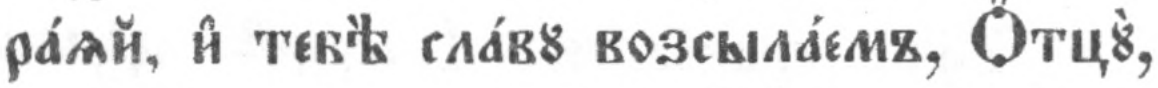
#> input picture data/real-lines/eval/Trebnik_CSL_SPC_p0021_l009.png, 1158 x 88 px
$ python -i cu_make_training_data.py   (imports and definitions only)
#> lines starting #> are read from the running program, lines starting #| are printed output that depends on the picture
#!/usr/bin/env python3
"""
cu_make_training_data.py

Turn the slavonic/cu-md-sandbox Markdown corpus into Tesseract LSTM
training pairs, rendered across SEVERAL Church Slavonic typefaces so the
model learns the text, not one face.

For every (line, font) it writes a matched pair:

    <out>/<id>_<fonttag>.gt.txt   one line of normalized CU text
    <out>/<id>_<fonttag>.png      that exact line in that face

Rendering goes through Pillow's RAQM layout engine (HarfBuzz), so the
font's GPOS mark positioning is honoured: titlo, pokrytie, stacked
breathing+accent, superscript letters. tesseract's own text2image is
avoided because its older shaping path mispositions stacked Cyrillic marks.

Two safety nets, because mixing heterogeneous CU faces is where silent
data poisoning creeps in:
  * font resolution warns if fontconfig substitutes a fallback face
    (asking for an uninstalled family yields tofu, not an error);
  * each line is checked against each font's actual cmap coverage and
    skipped for any face that lacks a needed glyph (needs fonttools).

Requires:
    pip install pillow numpy fonttools
    python3 -c "from PIL import features; print(features.check('raqm'))"  # True
"""

import argparse
import random
import re
import shutil
import subprocess
import sys
import unicodedata
from collections import Counter
from pathlib import Path

# ---------------------------------------------------------------- cleaning ---

RE_LINK  = re.compile(r"!?\[[^\]]*\]\([^)]*\)")  # [text](url) / [!image](path): hex
                                                 # filenames, png/media, Рисунок NN -> junk
RE_URL   = re.compile(r"https?://[^\s;,)\]]+")   # bare URLs, keep trailing punctuation
RE_META  = re.compile(r"\{\{.*?\}\}", re.S)      # {{liturgical=... tone=...}}
RE_FOLIO = re.compile(r"<<.*?>>", re.S)          # <<73>>  folio markers
RE_NOTE  = re.compile(r"\[\[.*?\]\]", re.S)      # [[Ѱ. є҃]] citations / notes
RE_HEAD  = re.compile(r"^#+\s*", re.M)           # markdown headings, if any
RE_WS    = re.compile(r"[ \t]+")
# Inline markup delimiters/markers, none of them CU text (verified against the corpus):
#   ~ block start   = rubric   * ` emphasis   _ italic   + variable/emphasis (patriarch
#   names, "Зри")   ^ decorated-initial marker   \ markdown escape before [ ]
# All are deleted while their surrounding text is kept. NB the corpus's underscores are
# italic markers, not the scans' hyphenation char, so they are stripped here; '_' is
# still allow-listed below for the scan/fine-tune domain.
MARKUP_CHARS = str.maketrans("", "", "~=*`_+^\\")


# [37 lines left out: functions clean, build_allowed, paragraphs, not called in this run]


# Church Slavonic vowels (base letters) -- to bias hyphenation toward syllable breaks.
VOWELS = set("аеѣиіїоᲂѡꙋуюыэєѧѫѩѭѵꙗ")

# Codepoint ranges rare enough that --limit's early cutoff can silently drop every
# occurrence of some of them: the Typicon (liturgical) symbols and the "lettered
# titlo" -- superscript combining Cyrillic letters used to spell out words
# abbreviated under a titlo. Every such codepoint that appears anywhere in the
# corpus is guaranteed a line in the ground truth regardless of --limit.
RARE_RANGES = [(0x1F540, 0x1F548), (0x2DE0, 0x2E00)]


def rare_chars(line: str) -> set:
    return {ch for ch in line if any(lo <= ord(ch) < hi for lo, hi in RARE_RANGES)}


# [91 lines left out: functions grapheme_starts, split_word, wrap, samples, not called in this run]


# ------------------------------------------------------------------ fonts ---

def sanitize(s: str) -> str:
    return re.sub(r"[^A-Za-z0-9]+", "", s) or "font"


# [55 lines left out: functions resolve_font, coverage, make_renderer, not called in this run]


def degrade(path: Path):
    import random
    from PIL import Image, ImageFilter
    import numpy as np
    im = Image.open(path).convert("L")
#> im is the input picture: PIL image 1158x88 L; min 57, max 255, mean 226.3
    im = im.rotate(random.uniform(-1.5, 1.5), expand=True, fillcolor=255,
                   resample=Image.BICUBIC)
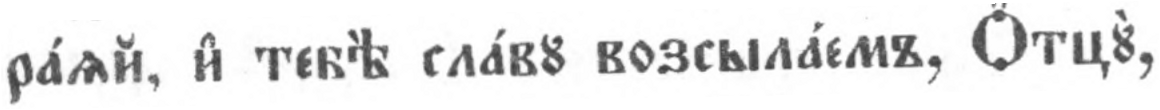
#> im: PIL image 1160x110 L; min 58, max 255, mean 231.8
    im = im.filter(ImageFilter.GaussianBlur(random.uniform(0.3, 0.8)))
    arr = np.asarray(im).astype("float32") + np.random.normal(
        0, random.uniform(4, 10), (im.size[1], im.size[0]))
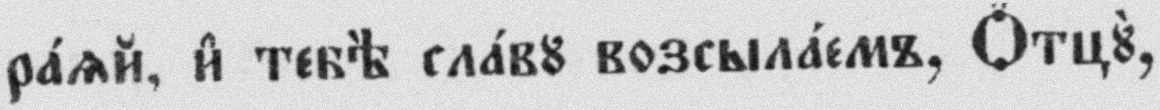
#> arr: shape (110, 1160) float64; min 45.34, max 283, mean 231.8; drawn with min black and max white
    Image.fromarray(arr.clip(0, 255).astype("uint8")).save(path)


# -------------------------------------------------------------------- main ---

# [147 lines left out: function main, not called in this run]


# [2 lines not run here, left out]

>>> result = degrade('../data/real-lines/eval/Trebnik_CSL_SPC_p0021_l009.png')

$ run again, on data/real-lines/eval/Trebnik_CSL_SPC_p0021_l020.png
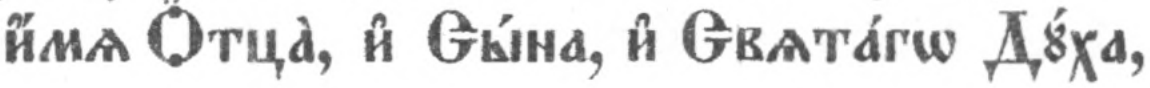
#> input picture data/real-lines/eval/Trebnik_CSL_SPC_p0021_l020.png, 1150 x 88 px
#> in degrade, im is the input picture: PIL image 1150x88 L; min 64, max 255, mean 224.7
#> in degrade, `im = im.rotate(random.uniform(-1.5, 1.5), expand=True, fillcolor=255, ..`:
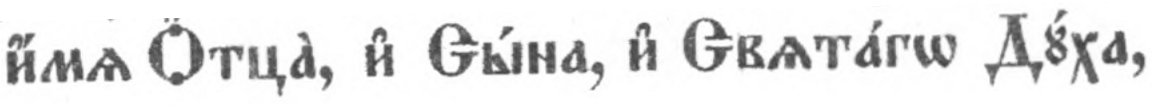
#> im: PIL image 1152x110 L; min 62, max 255, mean 230.5
#> in degrade, `arr = np.asarray(im).astype("float32") + np.random.normal( 0, random.u..`:
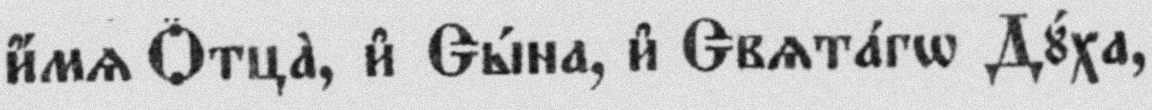
#> arr: shape (110, 1152) float64; min 53.02, max 283, mean 230.6; drawn with min black and max white

$ run again, on data/real-lines/eval/Trebnik_CSL_SPC_p0078_l019.png
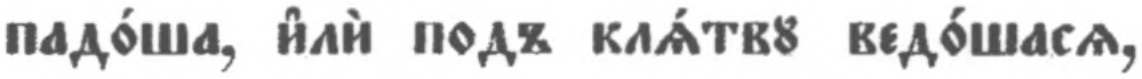
#> input picture data/real-lines/eval/Trebnik_CSL_SPC_p0078_l019.png, 1142 x 79 px
#> in degrade, im is the input picture: PIL image 1142x79 L; min 69, max 255, mean 219.3
#> in degrade, `im = im.rotate(random.uniform(-1.5, 1.5), expand=True, fillcolor=255, ..`:
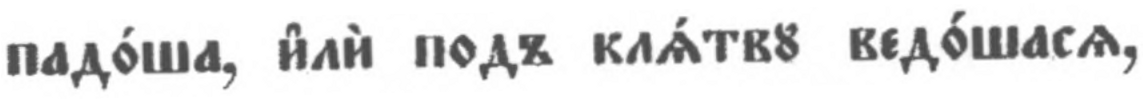
#> im: PIL image 1144x101 L; min 67, max 255, mean 226.8
#> in degrade, `arr = np.asarray(im).astype("float32") + np.random.normal( 0, random.u..`:
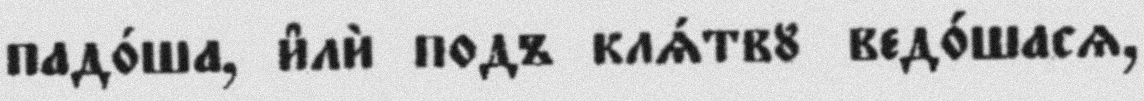
#> arr: shape (101, 1144) float64; min 52.3, max 280.2, mean 226.9; drawn with min black and max white

$ run again, on data/real-lines/eval/Trebnik_CSL_SPC_p0079_l001.png
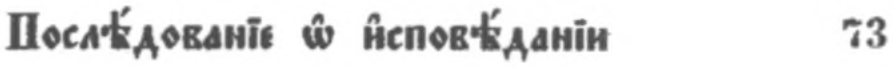
#> input picture data/real-lines/eval/Trebnik_CSL_SPC_p0079_l001.png, 893 x 67 px
#> in degrade, im is the input picture: PIL image 893x67 L; min 68, max 255, mean 225.9
#> in degrade, `im = im.rotate(random.uniform(-1.5, 1.5), expand=True, fillcolor=255, ..`:
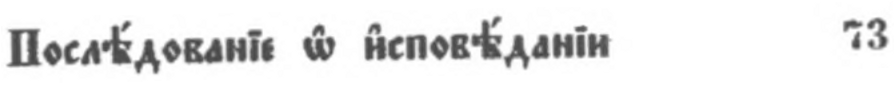
#> im: PIL image 895x85 L; min 66, max 255, mean 231.9
#> in degrade, `arr = np.asarray(im).astype("float32") + np.random.normal( 0, random.u..`:
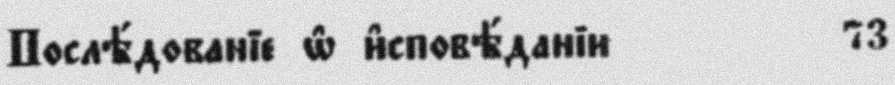
#> arr: shape (85, 895) float64; min 56.41, max 281.7, mean 231.8; drawn with min black and max white
